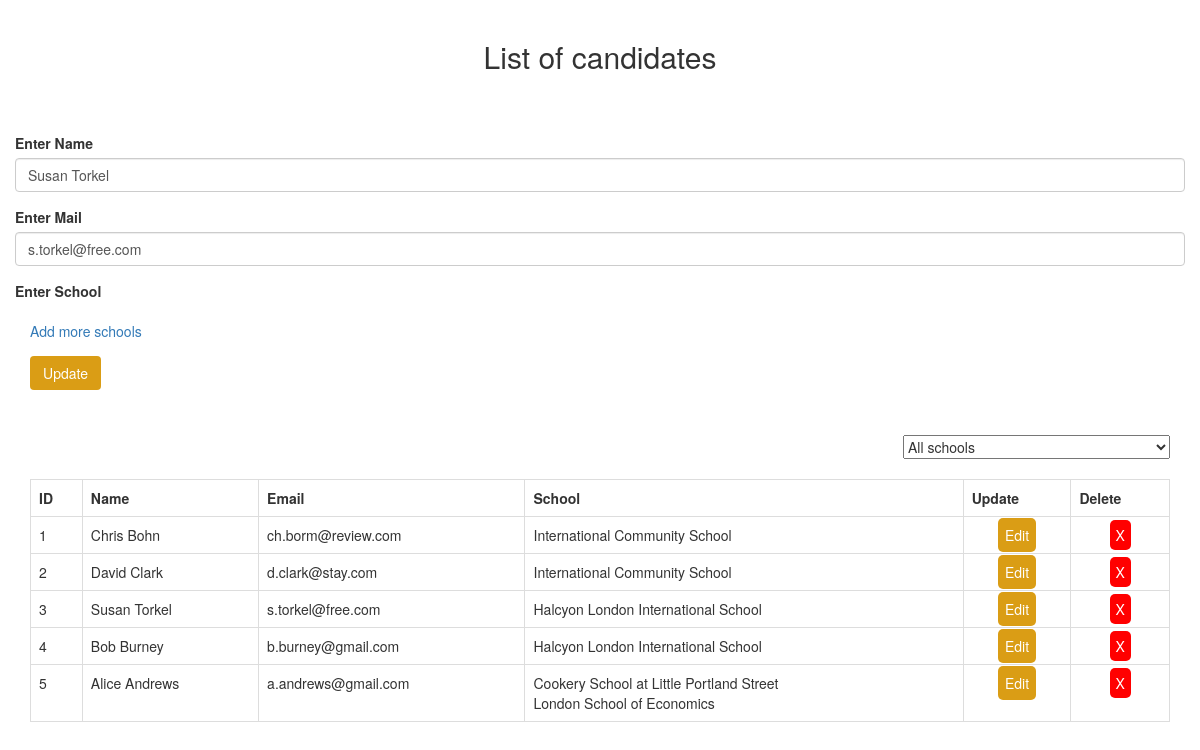
/index.php/school/update_data/3, run on the app's committed database.
### tables this page shows
CREATE TABLE `school_user` (
  `id` int(11) NOT NULL,
  `user` varchar(200) NOT NULL,
  `mail` varchar(200) NOT NULL,
  `school` varchar(200) NOT NULL
);

### application/controllers/school.php (called while the page is built, shortened)
<?php
class School extends CI_Controller
{
	public function update_data()
	{
		$user_id = $this->uri->segment(3);
		$this->load->model("school_model");
		$data["user_data"] = $this->school_model->fetch_single_data($user_id);
		$data["fetch_data"] = $this->school_model->fetch_data();
		$this->load->view("school_view", $data);
	}
}

### index.php (called while the page is built, shortened)
<?php
require_once BASEPATH.'core/CodeIgniter.php';

### application/models/school_model.php (called while the page is built, shortened)
<?php
class School_model extends CI_Model
{
    function fetch_data()
    {
        $this->db->select("*");
        $this->db->from("school_user");
        $query = $this->db->get();
        return $query;
    }
    function fetch_single_data($id)
    {
        $this->db->where("id", $id);
        $query = $this->db->get("school_user");
        return $query;
    }
}

### application/views/school_view.php (the view, shortened to what this page needs)
<!DOCTYPE html>
<html>
<head>
	<link rel="stylesheet" type="text/css" href="<?php echo base_url()?>css/style.css" >
	<link rel="stylesheet" href="https://maxcdn.bootstrapcdn.com/bootstrap/3.3.7/css/bootstrap.min.css" />
</head>
<body>
<div class="container">
	<h2 align="center">List of candidates</h3>
	<form method="post" action="<?php echo base_url()?>index.php/school/form_validation">
		<?php
		if(isset($user_data))
		{
			foreach($user_data->result() as $row)
			{
		?>
		<div class="row">
			<div class="form-group">
				<label>Enter Name</label>
				<input type="text" name="user" value="<?php echo $row->user; ?>" class="form-control" />
			</div>
			<div class="form-group">
				<label>Enter Mail</label>
				<input type="text" name="mail" value="<?php echo $row->mail; ?>" class="form-control" />
			</div>
		</div>
		<div class="row">
			<div class="form-group">
				<label>Enter School</label>
			</div>
		</div>
		<div class="row">
			<a href="javascript:void(0);" class="addButton" title="Add field">Add more schools</a>
		</div>
		<div class="form-group buttonForm">
			<input type="submit" name="update" value="Update" class="btn buttonUpdate" />
		</div>
		<?php
			}
		} ?>
	</form>
	<div class="text-right">
		<select name="school[]" id="selectSchool">
			<option value="">All schools</option>
		</select>
	</div>
	<div class="usersTable table-responsive">
		<table class="table table-hover table-bordered">
			<tr>
				<th>ID</th>
				<th>Name</th>
				<th>Email</th>
				<th>School</th>
				<th>Update</th>
				<th>Delete</th>
			</tr>
		<?php
		if($fetch_data->num_rows() > 0)
		{
			foreach($fetch_data->result() as $row)
			{
		?>
			<tr>
				<td class="dataId"><?php echo $row->id; ?></td>
				<td><?php echo $row->user; ?></td>
				<td><?php echo $row->mail; ?></td>
				<td><?php echo $row->school; ?></td>
				<td class="tableTextCenter"><a class="buttonUpdate" href="<?php echo base_url(); ?>index.php/school/update_data/<?php echo $row->id; ?>">Edit</a></td>
				<td class="tableTextCenter"><a href="#" class="deleteData buttonDelete" id="<?php echo $row->id; ?>">X</a></td>
			</tr>
		<?php
			}
		}
		else
		{
		?>
			<tr>
				<td colspan="5">No Data Found</td>
			</tr>
		<?php
		}
		?>
		</table>
	</div>
</div>
</body>
</html>

### css/style.css (style rules this page uses)
h2 { padding: 20px; }
form { padding-top: 30px; }
.buttonForm { margin-top: 15px; }
.addButton { margin-left: 15px; }
#selectSchool { margin: 30px 0px 20px 0px; }
.usersTable { margin-bottom: 50px; }
.tableTextCenter { text-align: center; }
.buttonUpdate { color: #ffffff; background-color: #da9d15; transition: background-color 0.5s, box-shadow 0.5s; -webkit-transition: background-color 0.5s, box-shadow 0.5s; padding: 7px; border-radius: 5px; }
.buttonDelete { padding: 5px 6px 5px 6px; border-radius: 5px; text-align: center; color: #ffffff; background-color: #ff0000; transition: background-color 0.5s, box-shadow 0.5s; -webkit-transition: background-color 0.5s, box-shadow 0.5s; cursor: pointer; }

### data on the page
school_user: user "Susan Torkel", mail "s.torkel@free.com", id "3", school "Halcyon London International School"
school_user: id "1", user "Chris Bohn", mail "ch.borm@review.com", school "International Community School"
school_user: id "2", user "David Clark", mail "d.clark@stay.com", school "International Community School"
school_user: id "4", user "Bob Burney", mail "b.burney@gmail.com", school "Halcyon London International School"
school_user: id "5", user "Alice Andrews", mail "a.andrews@gmail.com", school "Cookery School at Little Portland Street London School of Economics"
